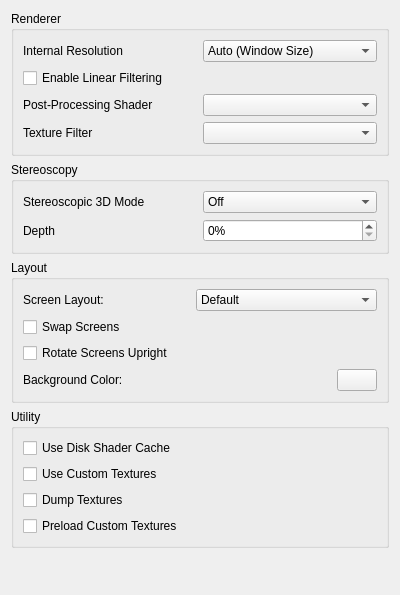
<?xml version="1.0" encoding="UTF-8"?>
<ui version="4.0">
 <class>ConfigureEnhancements</class>
 <widget class="QWidget" name="ConfigureEnhancements">
  <property name="geometry">
   <rect>
    <x>0</x>
    <y>0</y>
    <width>400</width>
    <height>595</height>
   </rect>
  </property>
  <property name="minimumSize">
   <size>
    <width>0</width>
    <height>0</height>
   </size>
  </property>
  <property name="windowTitle">
   <string>Form</string>
  </property>
  <layout class="QVBoxLayout" name="verticalLayout">
   <item>
    <widget class="QGroupBox" name="rendererBox">
     <property name="title">
      <string>Renderer</string>
     </property>
     <layout class="QVBoxLayout" name="verticalLayout_6">
      <item>
       <layout class="QHBoxLayout" name="horizontalLayout">
        <item>
         <widget class="QLabel" name="label">
          <property name="text">
           <string>Internal Resolution</string>
          </property>
         </widget>
        </item>
        <item>
         <widget class="QComboBox" name="resolution_factor_combobox">
          <item>
           <property name="text">
            <string>Auto (Window Size)</string>
           </property>
          </item>
          <item>
           <property name="text">
            <string>Native (400x240)</string>
           </property>
          </item>
          <item>
           <property name="text">
            <string>2x Native (800x480)</string>
           </property>
          </item>
          <item>
           <property name="text">
            <string>3x Native (1200x720)</string>
           </property>
          </item>
          <item>
           <property name="text">
            <string>4x Native (1600x960)</string>
           </property>
          </item>
          <item>
           <property name="text">
            <string>5x Native (2000x1200)</string>
           </property>
          </item>
          <item>
           <property name="text">
            <string>6x Native (2400x1440)</string>
           </property>
          </item>
          <item>
           <property name="text">
            <string>7x Native (2800x1680)</string>
           </property>
          </item>
          <item>
           <property name="text">
            <string>8x Native (3200x1920)</string>
           </property>
          </item>
          <item>
           <property name="text">
            <string>9x Native (3600x2160)</string>
           </property>
          </item>
          <item>
           <property name="text">
            <string>10x Native (4000x2400)</string>
           </property>
          </item>
         </widget>
        </item>
       </layout>
      </item>
      <item>
       <widget class="QCheckBox" name="toggle_linear_filter">
        <property name="text">
         <string>Enable Linear Filtering</string>
        </property>
       </widget>
      </item>
      <item>
       <layout class="QHBoxLayout" name="horizontalLayout_11">
        <item>
         <widget class="QLabel" name="label_2">
          <property name="text">
           <string>Post-Processing Shader</string>
          </property>
         </widget>
        </item>
        <item>
         <widget class="QComboBox" name="shader_combobox"/>
        </item>
       </layout>
      </item>
      <item>
       <layout class="QHBoxLayout" name="horizontalLayout_3">
        <item>
         <widget class="QLabel" name="label_5">
          <property name="text">
           <string>Texture Filter</string>
          </property>
         </widget>
        </item>
        <item>
         <widget class="QComboBox" name="texture_filter_combobox"/>
        </item>
       </layout>
      </item>
     </layout>
    </widget>
   </item>
   <item>
    <widget class="QGroupBox" name="groupBox">
     <property name="title">
      <string>Stereoscopy</string>
     </property>
     <layout class="QVBoxLayout" name="verticalLayout_4">
      <item>
       <layout class="QHBoxLayout" name="horizontalLayout_5">
        <item>
         <widget class="QLabel" name="label_4">
          <property name="text">
           <string>Stereoscopic 3D Mode</string>
          </property>
         </widget>
        </item>
        <item>
         <widget class="QComboBox" name="render_3d_combobox">
          <item>
           <property name="text">
            <string>Off</string>
           </property>
          </item>
          <item>
           <property name="text">
            <string>Side by Side</string>
           </property>
          </item>
          <item>
           <property name="text">
            <string>Anaglyph</string>
           </property>
          </item>
          <item>
           <property name="text">
            <string>Interlaced</string>
           </property>
          </item>
         </widget>
        </item>
       </layout>
      </item>
      <item>
       <layout class="QHBoxLayout" name="horizontalLayout_7">
        <item>
         <widget class="QLabel" name="label_3">
          <property name="text">
           <string>Depth</string>
          </property>
         </widget>
        </item>
        <item>
         <widget class="QSpinBox" name="factor_3d">
          <property name="suffix">
           <string>%</string>
          </property>
          <property name="minimum">
           <number>0</number>
          </property>
          <property name="maximum">
           <number>100</number>
          </property>
          <property name="value">
           <number>0</number>
          </property>
         </widget>
        </item>
       </layout>
      </item>
     </layout>
    </widget>
   </item>
   <item>
    <widget class="QGroupBox" name="layoutBox">
     <property name="title">
      <string>Layout</string>
     </property>
     <layout class="QVBoxLayout" name="verticalLayout_3">
      <item>
       <layout class="QHBoxLayout" name="horizontalLayout_4">
        <item>
         <widget class="QLabel" name="label1">
          <property name="text">
           <string>Screen Layout:</string>
          </property>
         </widget>
        </item>
        <item>
         <widget class="QComboBox" name="layout_combobox">
          <item>
           <property name="text">
            <string>Default</string>
           </property>
          </item>
          <item>
           <property name="text">
            <string>Single Screen</string>
           </property>
          </item>
          <item>
           <property name="text">
            <string>Large Screen</string>
           </property>
          </item>
          <item>
           <property name="text">
            <string>Side by Side</string>
           </property>
          </item>
          <item>
           <property name="text">
            <string>Large Screen (Top Aligned)</string>
           </property>
          </item>
          <item>
           <property name="text">
            <string>Hybrid Screen</string>
           </property>
          </item>
         </widget>
        </item>
       </layout>
      </item>
      <item>
       <widget class="QCheckBox" name="swap_screen">
        <property name="text">
         <string>Swap Screens</string>
        </property>
       </widget>
      </item>
      <item>
       <widget class="QCheckBox" name="upright_screen">
        <property name="text">
         <string>Rotate Screens Upright</string>
        </property>
       </widget>
      </item>
      <item>
       <layout class="QHBoxLayout" name="horizontalLayout_6">
        <item>
         <widget class="QLabel" name="bg_label">
          <property name="text">
           <string>Background Color:</string>
          </property>
         </widget>
        </item>
        <item>
         <widget class="QPushButton" name="bg_button">
          <property name="maximumSize">
           <size>
            <width>40</width>
            <height>16777215</height>
           </size>
          </property>
         </widget>
        </item>
       </layout>
      </item>
     </layout>
    </widget>
   </item>
   <item>
    <widget class="QGroupBox" name="utilityBox">
     <property name="title">
      <string>Utility</string>
     </property>
     <layout class="QVBoxLayout" name="verticalLayout_8">
      <item>
       <widget class="QCheckBox" name="toggle_disk_shader_cache">
        <property name="text">
         <string>Use Disk Shader Cache</string>
        </property>
       </widget>
      </item>
      <item>
       <widget class="QCheckBox" name="toggle_custom_textures">
        <property name="toolTip">
         <string>&lt;html&gt;&lt;head/&gt;&lt;body&gt;&lt;p&gt;Replace textures with PNG files.&lt;/p&gt;&lt;p&gt;Textures are loaded from load/textures/[Title ID]/.&lt;/p&gt;&lt;/body&gt;&lt;/html&gt;</string>
        </property>
        <property name="text">
         <string>Use Custom Textures</string>
        </property>
       </widget>
      </item>
      <item>
       <widget class="QCheckBox" name="toggle_dump_textures">
        <property name="toolTip">
         <string>&lt;html&gt;&lt;head/&gt;&lt;body&gt;&lt;p&gt;Dump textures to PNG files.&lt;/p&gt;&lt;p&gt;Textures are dumped to dump/textures/[Title ID]/.&lt;/p&gt;&lt;/body&gt;&lt;/html&gt;</string>
        </property>
        <property name="text">
         <string>Dump Textures</string>
        </property>
       </widget>
      </item>
      <item>
       <widget class="QCheckBox" name="toggle_preload_textures">
        <property name="toolTip">
         <string>&lt;html&gt;&lt;head/&gt;&lt;body&gt;&lt;p&gt;Load all custom textures into memory on boot, instead of loading them when the game requires them.&lt;/p&gt;&lt;/body&gt;&lt;/html&gt;</string>
        </property>
        <property name="text">
         <string>Preload Custom Textures</string>
        </property>
       </widget>
      </item>
     </layout>
    </widget>
   </item>
   <item>
    <spacer name="verticalSpacer">
     <property name="orientation">
      <enum>Qt::Vertical</enum>
     </property>
     <property name="sizeHint" stdset="0">
      <size>
       <width>20</width>
       <height>165</height>
      </size>
     </property>
    </spacer>
   </item>
  </layout>
 </widget>
 <resources/>
 <connections/>
</ui>
